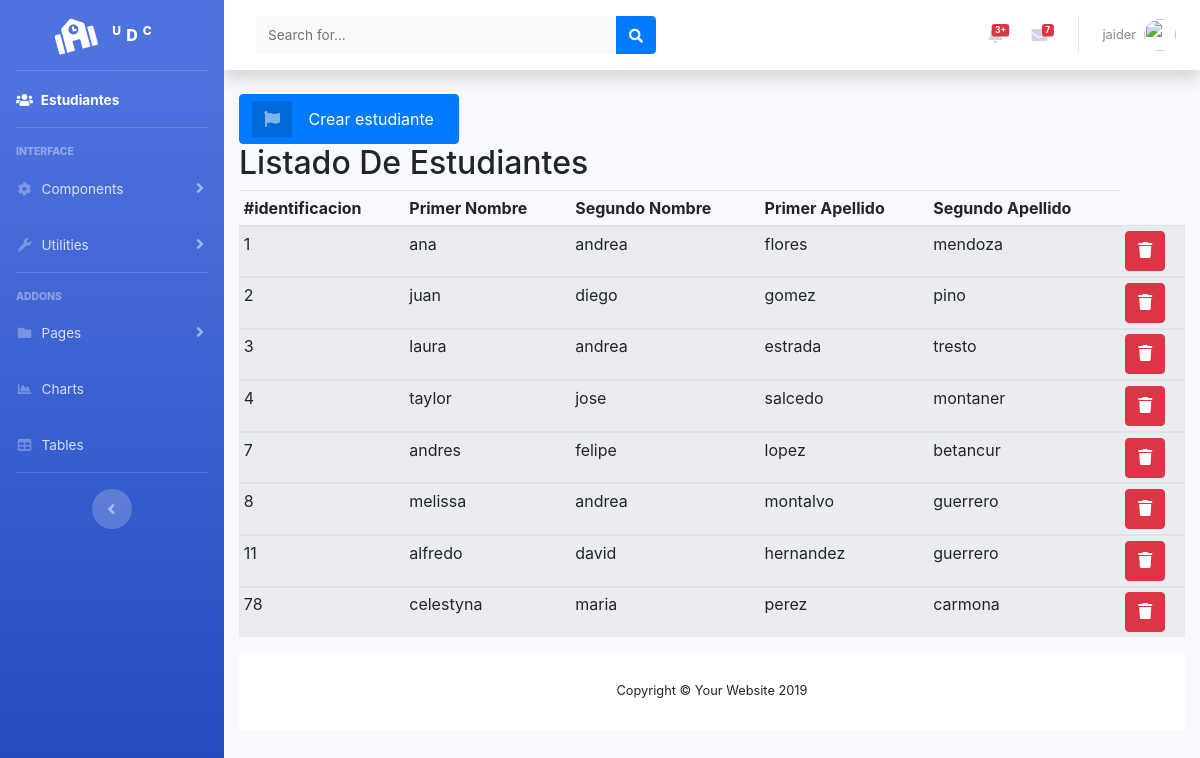
Page /liststudents.php (signed in) on the committed database.
### tables this page shows
CREATE TABLE `students` (
  `identificacion` int(50) NOT NULL,
  `primernombre` varchar(100) NOT NULL,
  `segundonombre` varchar(100) NOT NULL,
  `primerapellido` varchar(100) NOT NULL,
  `segundoapellido` varchar(100) NOT NULL,
  `fechadenacimiento` date NOT NULL,
  `ciudad` varchar(50) NOT NULL,
  `estadocivil` varchar(50) NOT NULL,
  `genero` varchar(50) NOT NULL,
  `edad` tinyint(50) NOT NULL,
  `correo` varchar(100) NOT NULL,
  `direccion` varchar(100) NOT NULL,
  `zona` varchar(100) NOT NULL,
  `institutucion_de_procedencia` varchar(100) NOT NULL,
  `hace_cuantos_se_graduo` varchar(50) NOT NULL,
  `nivel_educativo_de_los_padres` varchar(100) NOT NULL,
  `actividad_educativa_de_su_padre` varchar(100) NOT NULL,
  `actividad_educativa_de_su_madre` varchar(100) NOT NULL,
  `tipo_de_vivienda` varchar(100) NOT NULL,
  `nivel_de_ingreso_del_hogar` double NOT NULL,
  `calificacion_del_programa` varchar(100) NOT NULL,
  `cuantas_asignaturas_tiene` tinyint(50) NOT NULL,
  `contrasenna` varchar(50) NOT NULL
);

### liststudents.php (the view, shortened to what this page needs)
<?php
 if (isset($_SESSION['identificacion'])) {
  $hostt = "localhost";
  $user = "root";
  $password = "";
  $dbname   = "encuesta_udc";
  try { $conn= new PDO ("mysql:host=$hostt;dbname=$dbname",$user,$password);
    $sen = $conn->prepare("SELECT * FROM students LIMIT 10");
    $sen->execute() ;
     $rows =$sen->fetchAll(PDO::FETCH_OBJ);
     }catch(PDOException $th) {
      echo $th->getMessage(); }
      ?>
      <!DOCTYPE html>
    <html lang="en">
  <head>
    <link href="vendor/fontawesome-free/css/all.min.css" rel="stylesheet" type="text/css">
    <link href="css/sb-admin-2.min.css" rel="stylesheet">
    <link rel ="stylesheet" href = "bootstrap/css/bootstrap.min.css">
      <link rel ="stylesheet" href = "plugins/sweetalert/sweetalert2.min.css">
      <link rel ="stylesheet" href = "https://cdnjs.cloudflare.com/ajax/libs/bootstrap-sweetalert/1.0.1/sweetalert.min.css">
    </head>
  <body id="page-top">
    <div id="wrapper">
     <?php
     if($_SESSION['type'] == 2){?>
     <ul class="navbar-nav bg-gradient-primary sidebar sidebar-dark accordion" id="accordionSidebar">
        <a class="sidebar-brand d-flex align-items-center justify-content-center" href="index.html">
          <div class="sidebar-brand-icon rotate-n-15">
            <i class="fas fa-school"></i>
          </div>
          <div class="sidebar-brand-text mx-3"><sup>U</sup> D <sup>C</sup></div>
        </a>
        <hr class="sidebar-divider my-0">
        <li class="nav-item active">
          <a class="nav-link" href="liststudents.php">
            <i class="fas fa-users"></i>
            <span>Estudiantes</span></a>
        </li>
        <hr class="sidebar-divider">
        <div class="sidebar-heading">
          Interface
        </div>
        <li class="nav-item">
          <a class="nav-link collapsed" href="#" data-toggle="collapse" data-target="#collapseTwo" aria-expanded="true" aria-controls="collapseTwo">
            <i class="fas fa-fw fa-cog"></i>
            <span>Components</span>
          </a>
        </li>
        <li class="nav-item">
          <a class="nav-link collapsed" href="#" data-toggle="collapse" data-target="#collapseUtilities" aria-expanded="true" aria-controls="collapseUtilities">
            <i class="fas fa-fw fa-wrench"></i>
            <span>Utilities</span>
          </a>
        </li>
        <hr class="sidebar-divider">
        <div class="sidebar-heading">
          Addons
        </div>
        <li class="nav-item">
          <a class="nav-link collapsed" href="#" data-toggle="collapse" data-target="#collapsePages" aria-expanded="true" aria-controls="collapsePages">
            <i class="fas fa-fw fa-folder"></i>
            <span>Pages</span>
          </a>
        </li>
        <li class="nav-item">
          <a class="nav-link" href="charts.html">
            <i class="fas fa-fw fa-chart-area"></i>
            <span>Charts</span></a>
        </li>
        <li class="nav-item">
          <a class="nav-link" href="tables.html">
            <i class="fas fa-fw fa-table"></i>
            <span>Tables</span></a>
        </li>
        <hr class="sidebar-divider d-none d-md-block">
        <div class="text-center d-none d-md-inline">
          <button class="rounded-circle border-0" id="sidebarToggle"></button>
        </div>
      </ul>
      <div id="content-wrapper" class="d-flex flex-column">
        <div id="content">
          <nav class="navbar navbar-expand navbar-light bg-white topbar mb-4 static-top shadow">
            <form class="d-none d-sm-inline-block form-inline mr-auto ml-md-3 my-2 my-md-0 mw-100 navbar-search">
              <div class="input-group">
                <input type="text" class="form-control bg-light border-0 small" placeholder="Search for..." aria-label="Search" aria-describedby="basic-addon2">
                <div class="input-group-append">
                  <button class="btn btn-primary" type="button">
                    <i class="fas fa-search fa-sm"></i>
                  </button>
                </div>
              </div>
            </form>
            <ul class="navbar-nav ml-auto">
              <li class="nav-item dropdown no-arrow mx-1">
                <a class="nav-link dropdown-toggle" href="#" id="alertsDropdown" role="button" data-toggle="dropdown" aria-haspopup="true" aria-expanded="false">
                  <span class="badge badge-danger badge-counter">3+</span>
                </a>
              </li>
              <li class="nav-item dropdown no-arrow mx-1">
                <a class="nav-link dropdown-toggle" href="#" id="messagesDropdown" role="button" data-toggle="dropdown" aria-haspopup="true" aria-expanded="false">
                  <i class="fas fa-envelope fa-fw"></i>
                  <span class="badge badge-danger badge-counter">7</span>
                </a>
              </li>
              <li class="nav-item dropdown no-arrow">
                <a class="nav-link dropdown-toggle" href="#" id="userDropdown" role="button" data-toggle="dropdown" aria-haspopup="true" aria-expanded="false">
                  <span class="mr-2 d-none d-lg-inline text-gray-600 small"><?=$_SESSION['nombre']?></span>
                  <img class="img-profile rounded-circle" src="./img/avatadm.png">
                </a>
              </li>
            </ul>
          </nav>
          <div class="container-fluid">
            <a href="crearstudents.php" class="btn btn-primary btn-icon-split">
              <span class="icon text-white-50">
                <i class="fas fa-flag"></i>
              </span>
              <span class="text">Crear estudiante</span>
            </a>  <br>
            <h2>Listado De Estudiantes</h2>
      <div class="table-responsive">
        <table class="table table-striped table-sm" id=" tabla">
          <thead>
            <tr>
              <th>#identificacion</th>
              <th>Primer Nombre</th>
              <th>Segundo Nombre</th>
              <th>Primer Apellido</th>
              <th>Segundo Apellido</th>
            </tr>
          </thead>
          <tbody>
          <?php
            $num = 0;
             foreach ($rows as $row){
               $num++;
            ?>
          <tr>
          <td><?=$row->identificacion?></td>
              <td><?=$row->primernombre?></td>
              <td><?=$row->segundonombre?></td>
              <td><?=$row->primerapellido?></td>
              <td><?=$row->segundoapellido?></td>
              <td>
              <a class="btn btn-danger btn-circle .btn-sm" href=" delet.php?identificacion=<?=$row->identificacion?>" data-toggle="modal" data-target="#logoutModal<?=$num?>">
                   <i class="fas fa-trash "></i>
                  </a>
            </td>
          </tr>
          </tbody>
          <?php
            }
              ?>
        </table>
      </div>
        <footer class="sticky-footer bg-white">
          <div class="container my-auto">
            <div class="copyright text-center my-auto">
              <span>Copyright &copy; Your Website 2019</span>
            </div>
          </div>
        </footer>
      </div>
    <?php
     }
     ?>
    </div>
  </body>
  </html>
  <?php
} else {
  header("location: login.php");
}?>

### rows in the picture
students: identificacion "1", primernombre "ana", segundonombre "andrea", primerapellido "flores", segundoapellido "mendoza"
students: identificacion "2", primernombre "juan", segundonombre "diego", primerapellido "gomez", segundoapellido "pino"
students: identificacion "3", primernombre "laura", segundonombre "andrea", primerapellido "estrada", segundoapellido "tresto"
students: identificacion "4", primernombre "taylor", segundonombre "jose", primerapellido "salcedo", segundoapellido "montaner"
students: identificacion "7", primernombre "andres", segundonombre "felipe", primerapellido "lopez", segundoapellido "betancur"
students: identificacion "8", primernombre "melissa", segundonombre "andrea", primerapellido "montalvo", segundoapellido "guerrero"
students: identificacion "11", primernombre "alfredo", segundonombre "david", primerapellido "hernandez", segundoapellido "guerrero"
students: identificacion "78", primernombre "celestyna", segundonombre "maria", primerapellido "perez", segundoapellido "carmona"

### other values in the picture
$_SESSION['nombre'] "jaider"
